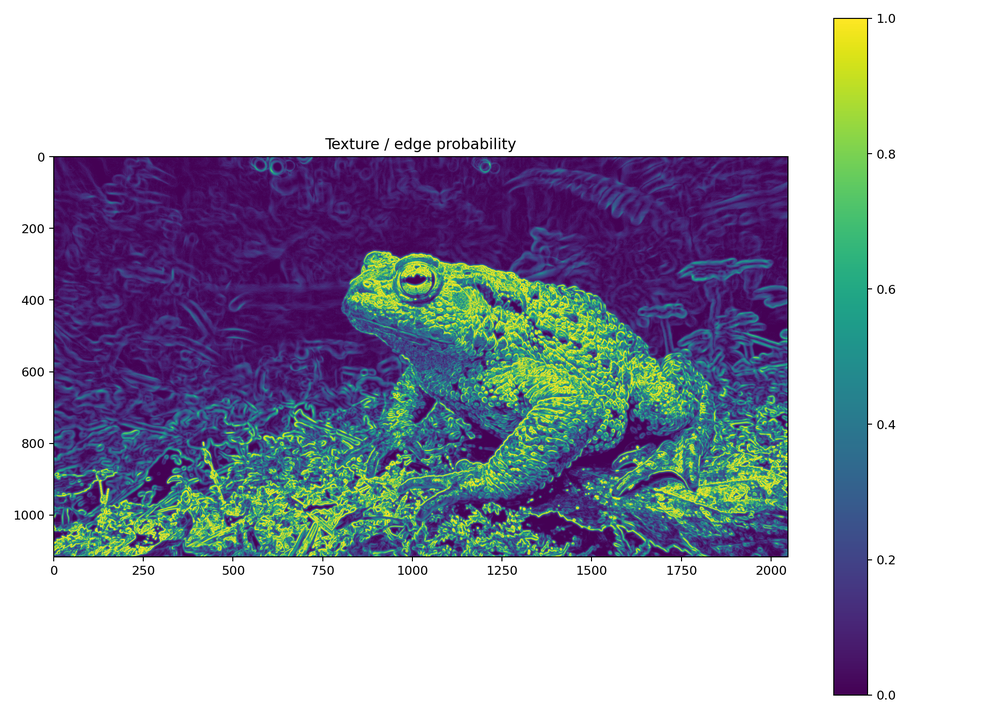
#> input picture example_frog_results/analysis/texture_probability.png, 985 x 716 px, shrunk from 1980 x 1440 before the run
$ python photo_forensics.py example_frog_results/analysis/texture_probability.png
#> lines starting #> are read from the running program, lines starting #| are printed output that depends on the picture; after the words box and inside, x2 and y2 are one past the last pixel; in counts of white or black regions, pixels touching at a corner belong together; long printed decimals are rounded
#!/usr/bin/env python3
from __future__ import annotations

import argparse
import csv
import json
import lzma
import math
import zlib
from pathlib import Path

import numpy as np
from PIL import Image
import matplotlib.pyplot as plt
from scipy.ndimage import gaussian_filter, maximum_filter
from skimage import color
from skimage.filters import sobel
from skimage.filters.rank import entropy as rank_entropy
from skimage.morphology import disk
try:
    import pywt
except Exception:
    pywt = None


def entropy_counts(counts):
    counts = np.asarray(counts, dtype=np.float64)
    counts = counts[counts > 0]
    if not len(counts):
        return 0.0
    p = counts / counts.sum()
    return float(-(p * np.log2(p)).sum())


def entropy_u8(x):
    return entropy_counts(np.bincount(np.asarray(x, dtype=np.uint8).ravel(), minlength=256))


def robust_norm(x, lo=5.0, hi=95.0):
    a, b = np.percentile(x, [lo, hi])
    if b <= a:
        return np.zeros_like(x, dtype=np.float64)
    return np.clip((x - a) / (b - a), 0.0, 1.0)


def robust_sigma(x):
    x = np.asarray(x, dtype=np.float64)
    med = np.median(x)
    return float(np.median(np.abs(x - med)) / 0.6744897501960817)


def local_variance(x, sigma=2.0):
    m = gaussian_filter(x, sigma=sigma, mode="reflect")
    m2 = gaussian_filter(x*x, sigma=sigma, mode="reflect")
    return np.maximum(0.0, m2 - m*m)


def make_texture_maps(luma):
    g = sobel(luma)
    lv = np.sqrt(local_variance(luma, sigma=2.0))
    # Multi-scale high-pass energy.
    hp1 = luma - gaussian_filter(luma, 1.0, mode="reflect")
    hp3 = luma - gaussian_filter(luma, 3.0, mode="reflect")
    e = np.sqrt(gaussian_filter(hp1*hp1, 1.5, mode="reflect")) + 0.5*np.sqrt(
        gaussian_filter(hp3*hp3, 2.5, mode="reflect")
    )
    gn = robust_norm(g)
    vn = robust_norm(lv)
    en = robust_norm(e)
    texture = np.clip(0.50*gn + 0.30*vn + 0.20*en, 0, 1)
    flat = np.clip(1.0 - texture, 0, 1)
    return g, lv, hp1, texture, flat


def save_map(data, path, title, cmap="viridis", symmetric=False):
    plt.figure(figsize=(11, 8))
    if symmetric:
        finite = np.asarray(data)[np.isfinite(data)]
        s = np.percentile(np.abs(finite), 99.5) if finite.size else 1.0
        s = max(float(s), 1e-12)
        plt.imshow(data, cmap=cmap, vmin=-s, vmax=s)
    else:
        plt.imshow(data, cmap=cmap)
    plt.colorbar()
    plt.title(title)
    plt.tight_layout()
    plt.savefig(path, dpi=180)
    plt.close()


def compression_ratio(b, kind):
    if not b:
        return 0.0
    c = zlib.compress(b, 9) if kind == "zlib" else lzma.compress(b, preset=9)
    return len(c) / len(b)


def flat_patch_fft(residual, flat, patch=128, stride=64, min_flat=0.78):
    h, w = residual.shape
    if h < patch or w < patch:
        return None, None, [], 0
    win = np.outer(np.hanning(patch), np.hanning(patch))
    spectra, autocorrs, stats = [], [], []
    for y in range(0, h-patch+1, stride):
        for x in range(0, w-patch+1, stride):
            f = flat[y:y+patch, x:x+patch]
            score = float(np.mean(f))
            if score < min_flat:
                continue
            r = residual[y:y+patch, x:x+patch].astype(np.float64)
            r = r - np.mean(r)
            rms = float(np.sqrt(np.mean(r*r)))
            rr = r * win
            F = np.fft.fft2(rr)
            P = np.abs(F)**2
            total = float(P.sum())
            if total <= 0:
                continue
            P /= total
            spectra.append(np.fft.fftshift(P))
            ac = np.fft.fftshift(np.fft.ifft2(np.abs(F)**2).real)
            mx = float(np.max(np.abs(ac)))
            if mx:
                ac /= mx
            autocorrs.append(ac)
            stats.append((x, y, score, rms, float(np.std(r)), float(np.mean(np.abs(r)))))
    if not spectra:
        return None, None, [], 0
    return np.mean(spectra, axis=0), np.mean(autocorrs, axis=0), stats, len(spectra)


def spectral_entropy(power, dc_radius=3):
    if power is None:
        return float("nan")
    p = power.copy()
    h, w = p.shape
    cy, cx = h//2, w//2
    yy, xx = np.indices(p.shape)
    p[(xx-cx)**2+(yy-cy)**2 <= dc_radius**2] = 0
    p = p.ravel()
    p = p[p > 0]
    if not len(p):
        return 0.0
    p /= p.sum()
    return float(-(p*np.log2(p)).sum()/np.log2(len(p)))


def radial_profile(power):
    h, w = power.shape
    cy, cx = h//2, w//2
    yy, xx = np.indices(power.shape)
    r = np.hypot(xx-cx, yy-cy).astype(np.int32)
    s = np.bincount(r.ravel(), weights=power.ravel())
    n = np.bincount(r.ravel())
    return s/np.maximum(n,1)


def angular_profile(power, bins=180, min_radius=4):
    h,w=power.shape
    cy,cx=h//2,w//2
    yy,xx=np.indices(power.shape)
    dx,dy=xx-cx,yy-cy
    r=np.hypot(dx,dy)
    theta=(np.arctan2(dy,dx)+np.pi)%np.pi
    m=r>=min_radius
    ids=np.floor(theta[m]/np.pi*bins).astype(int)
    ids=np.clip(ids,0,bins-1)
    s=np.bincount(ids,weights=power[m],minlength=bins)
    n=np.bincount(ids,minlength=bins)
    deg=(np.arange(bins)+0.5)*180/bins
    return deg,s/np.maximum(n,1)


def fft_peaks(power, count=50, dc=4):
    if power is None:
        return []
    p=power.copy()
    h,w=p.shape
    cy,cx=h//2,w//2
    yy,xx=np.indices(p.shape)
    p[(xx-cx)**2+(yy-cy)**2<=dc**2]=0
    loc=p==maximum_filter(p,size=5,mode="nearest")
    coords=np.argwhere(loc); vals=p[loc]
    order=np.argsort(vals)[::-1]
    rows=[]
    for i in order[:count]:
        y,x=coords[i]
        dx,dy=int(x-cx),int(y-cy)
        rr=math.hypot(dx,dy)
        per=min(h,w)/rr if rr else float("inf")
        rows.append((dx,dy,float(vals[i]),float(per)))
    return rows


def shift_corr(residual, mask, max_lag=64):
    rows=[]
    for lag in range(1,max_lag+1):
        mh=(mask[:,:-lag] & mask[:,lag:])
        if mh.sum()>100:
            a=residual[:,:-lag][mh]; b=residual[:,lag:][mh]
            hc=float(np.corrcoef(a,b)[0,1]) if a.std() and b.std() else 0.0
        else:
            hc=float("nan")
        mv=(mask[:-lag,:] & mask[lag:,:])
        if mv.sum()>100:
            a=residual[:-lag,:][mv]; b=residual[lag:,:][mv]
            vc=float(np.corrcoef(a,b)[0,1]) if a.std() and b.std() else 0.0
        else:
            vc=float("nan")
        rows.append((lag,hc,vc))
    return rows


def wavelet_energy(x, level=4):
    if pywt is None:
        return []
    ml=pywt.dwtn_max_level(x.shape,"db2")
    level=max(1,min(level,ml))
    coeffs=pywt.wavedec2(x,"db2",level=level)
    energies=[]
    total=float(np.sum(coeffs[0]**2))
    for d in coeffs[1:]:
        total += sum(float(np.sum(c*c)) for c in d)
    ea=float(np.sum(coeffs[0]**2))
    energies.append(("A",level,ea,ea/max(total,1e-30)))
    for i,(ch,cv,cd) in enumerate(coeffs[1:],1):
        scale=level-i+1
        for name,c in [("H",ch),("V",cv),("D",cd)]:
            e=float(np.sum(c*c))
            energies.append((name,scale,e,e/max(total,1e-30)))
    return energies


def main():
    ap=argparse.ArgumentParser()
    ap.add_argument("image")
    ap.add_argument("--output",default="photo_forensics")
    ap.add_argument("--patch",type=int,default=128)
    ap.add_argument("--stride",type=int,default=64)
    ap.add_argument("--flat-threshold",type=float,default=0.78)
    ap.add_argument("--max-lag",type=int,default=64)
    args=ap.parse_args()

    out=Path(args.output); out.mkdir(parents=True,exist_ok=True)

    rgb_u8=np.asarray(Image.open(args.image).convert("RGB"),dtype=np.uint8)
    rgb=rgb_u8.astype(np.float64)/255.0
    h,w,_=rgb.shape
    lab=color.rgb2lab(rgb)
#> lab: shape (716, 985, 3) float64; mean of channels 0, 1, 2 70.8, 4.6, -7.9
    L=lab[...,0]/100.0

    grad,lv,hp,texture,flat=make_texture_maps(L)
#> in robust_norm, `a, b = np.percentile(x, [lo, hi])`: a = 0; b = 0.218
#> in make_texture_maps, `flat = np.clip(1.0 - texture, 0, 1)`:
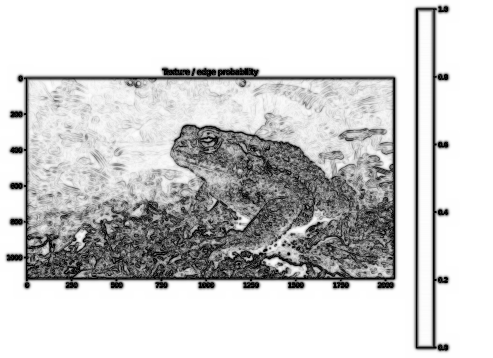
#> flat: shape (716, 985) float64 (shown at 1/2 size); min 0, max 1, mean 0.804

    # Use the smoothest 20% for robust residual estimates.
    cutoff=np.percentile(flat,80)
#> cutoff = 1
    flat_mask=flat>=cutoff
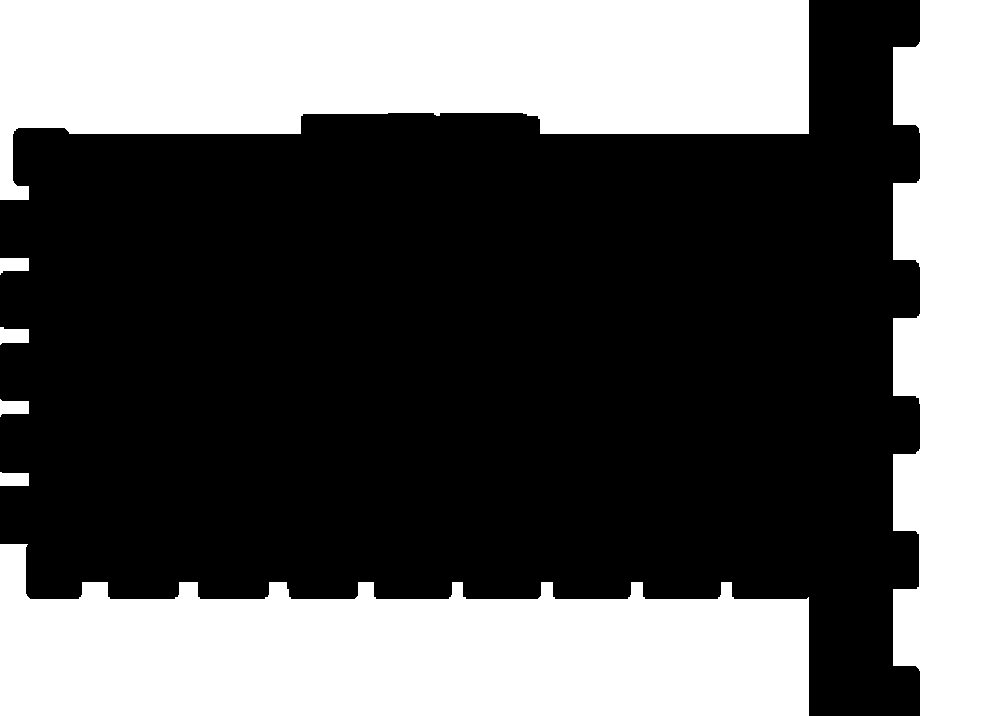
#> flat_mask: shape (716, 985) bool; 37.1% white; 7 white regions, largest, box (x1, y1, x2, y2) and area: (0, 0, 809, 200) 104324, (0, 544, 809, 716) 98344, (893, 0, 985, 716) 57152
    if flat_mask.sum()<1000:
        flat_mask=flat>=np.percentile(flat,70)

    hp_sigma=robust_sigma(hp[flat_mask])
#> in robust_sigma, `med = np.median(x)`: med = 0
#> hp_sigma = 0

    # LAB chroma residual estimates.
    a_hp=lab[...,1]-gaussian_filter(lab[...,1],1.0,mode="reflect")
    b_hp=lab[...,2]-gaussian_filter(lab[...,2],1.0,mode="reflect")
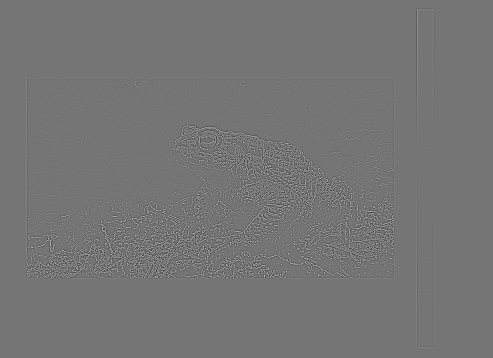
#> b_hp: shape (716, 985) float64 (shown at 1/2 size); min -66.48, max 78.37, mean 0; drawn with min black and max white
    a_sigma=robust_sigma(a_hp[flat_mask])
#> a_sigma = 0
    b_sigma=robust_sigma(b_hp[flat_mask])
#> b_sigma = 0

    power,ac,patch_stats,patch_count=flat_patch_fft(
        hp,flat,args.patch,args.stride,args.flat_threshold
    )
#> after the loop in flat_patch_fft, `for y in range(0, h-patch+1, stride):`:
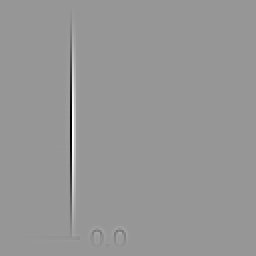
#> rr: shape (128, 128) float64 (shown 2 times larger); min -0.191, max 0.132, mean 0.000114; drawn with min black and max white
#> after the loop in flat_patch_fft, `for y in range(0, h-patch+1, stride):`: autocorrs = 69 items
#> patch_stats = 69 items; patch_count = 69
    if patch_count==0:
        power,ac,patch_stats,patch_count=flat_patch_fft(
            hp,flat,64,32,max(0.60,args.flat_threshold-0.15)
        )

    specH=spectral_entropy(power)
#> in spectral_entropy, `p[(xx-cx)**2+(yy-cy)**2 <= dc_radius**2] = 0`:
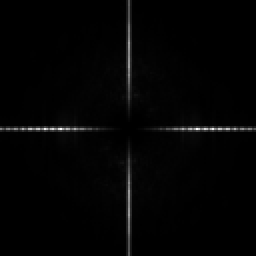
#> p: shape (128, 128) float64 (shown 2 times larger); min 0, max 0.00319, mean 4.95e-05; drawn with min black and max white
#> in spectral_entropy, `p = p.ravel()`: p = 16384 values, max 0.00319 at index 8222, min 0 at index 7872, mean 4.95e-05
#> in spectral_entropy, `p = p[p > 0]`: p = 16355 values, max 0.00319 at index 8211, min 6.95e-07 at index 247, mean 4.96e-05
#> in spectral_entropy, `p /= p.sum()`: p = 16355 values, max 0.00393 at index 8211, min 8.57e-07 at index 247, mean 6.11e-05
#> specH = 0.828
    shifts=shift_corr(hp,flat_mask,args.max_lag)
#> after the loop in shift_corr, `for lag in range(1,max_lag+1):`: rows = 64 items, first 6: (1, 0, 0), (2, 0, 0), (3, 0, 0), (4, 0, 0), (5, 0, 0), (6, 0, 0)
#> shifts has the same summary as rows in shift_corr
    wav=wavelet_energy(hp)
#> in wavelet_energy, `coeffs=pywt.wavedec2(x,"db2",level=level)`: coeffs = 5 items
#> in wavelet_energy, `total=float(np.sum(coeffs[0]**2))`: total = 1
#> the loop in wavelet_energy, `for d in coeffs[1:]:` made 4 passes
#> total on passes 1 to 4: 9.63, 89.31, 716.7, 1817.5
#> after the loop in wavelet_energy, `for d in coeffs[1:]:`: total = 1817.5
#> in wavelet_energy, `ea=float(np.sum(coeffs[0]**2))`: ea = 1
#> the loop in wavelet_energy, `for i,(ch,cv,cd) in enumerate(coeffs[1:],1):` made 4 passes
#> scale on passes 1 to 4: 4, 3, 2, 1
#> after the loop in wavelet_energy, `for i,(ch,cv,cd) in enumerate(coeffs[1:],1):`: energies = 13 items, first 6: ('A', 4, 1, 0.000551), ('H', 4, 3.35, 0.00185), ('V', 4, 2.67, 0.00147), ('D', 4, 2.61, 0.00143), ('H', 3, 30.14, 0.0166), ('V', 3, 21.28, 0.0117)
#> wav has the same summary as energies in wavelet_energy

    # Entropies
    ent={}
    for c,name in enumerate(["R","G","B"]):
        ent[name]=entropy_u8(rgb_u8[...,c])
#> after the loop, ent = {'R': 3.67, 'G': 4.56, 'B': 4.07}
    luma_u8=np.clip(np.rint(L*255),0,255).astype(np.uint8)
    ent["Luma"]=entropy_u8(luma_u8)

    packed=(rgb_u8[...,0].astype(np.uint32)<<16)|(rgb_u8[...,1].astype(np.uint32)<<8)|rgb_u8[...,2].astype(np.uint32)
    _,counts=np.unique(packed,return_counts=True)
    joint=entropy_counts(counts)
#> joint = 6.63

    hpq=np.clip(np.rint((hp-hp.min())/max(hp.max()-hp.min(),1e-12)*255),0,255).astype(np.uint8)
    local_ent=rank_entropy(hpq,disk(5))

    hp_rgb=rgb-gaussian_filter(rgb,sigma=(1.0,1.0,0),mode="reflect")
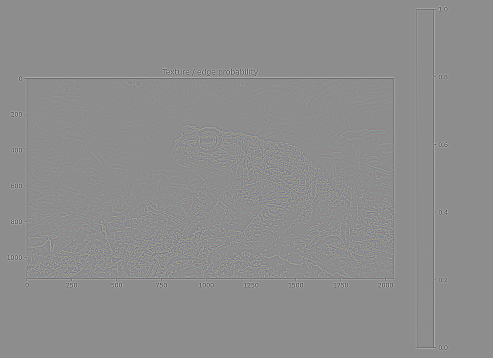
#> hp_rgb: shape (716, 985, 3) float64 (shown at 1/2 size); mean R, G, B -6.19e-18, -5.21e-18, -7.74e-18; drawn with min black and max white
    residual_corr=np.corrcoef(hp_rgb[flat_mask].reshape(-1,3).T)
#> residual_corr = [[nan, nan, nan], [nan, nan, nan], [nan, nan, nan]]

    save_map(texture,out/"texture_probability.png","Texture / edge probability")
    save_map(flat,out/"flat_probability.png","Smooth-region probability")
    save_map(grad,out/"gradient_magnitude.png","Luminance gradient magnitude")
    save_map(lv,out/"local_variance.png","Local luminance standard deviation")
    save_map(hp,out/"highpass_residual.png","Luminance high-pass residual",cmap="seismic",symmetric=True)
    save_map(local_ent,out/"local_entropy.png","Local entropy of normalized high-pass residual")

    if power is not None:
        save_map(np.log1p(power/max(float(np.median(power)),1e-30)),out/"flat_patch_fft.png","Average normalized FFT of smooth patches",cmap="gray")
        save_map(ac,out/"flat_patch_autocorrelation.png","Average autocorrelation of smooth-patch residual",cmap="seismic",symmetric=True)
#> in save_map (call 8), `finite = np.asarray(data)[np.isfinite(data)]`: finite = 16384 values, max 1 at index 8256, min -0.000282 at index 7999, mean 0.0824
#> in save_map (call 8), `s = np.percentile(np.abs(finite), 99.5) if finite.size else 1.0`: s = 0.351
#> in save_map (call 8), `plt.savefig(path, dpi=180)`:
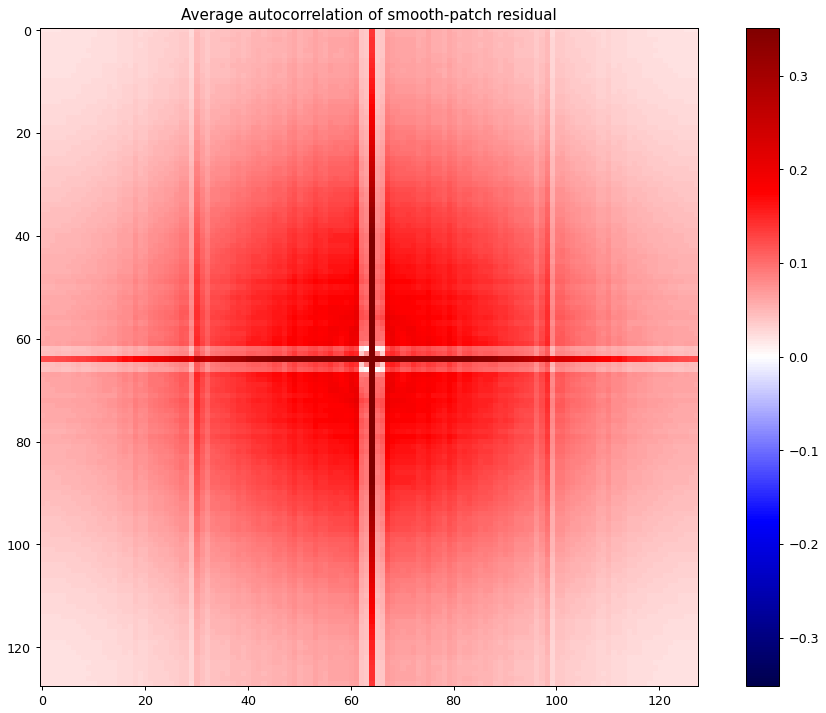
#> figure drawn by matplotlib, 2 panels

        rp=radial_profile(power)
#> in radial_profile, `s = np.bincount(r.ravel(), weights=power.ravel())`: s = 91 values, max 0.106 at index 1, min 1.54e-06 at index 90, mean 0.011
#> in radial_profile, `n = np.bincount(r.ravel())`: n = 91 values, max 400 at index 63, min 1 at index 0, mean 180
#> rp = 91 values, max 0.0824 at index 0, min 1.29e-06 at index 87, mean 0.0011
        with open(out/"radial_power.csv","w",newline="") as fh:
            wr=csv.writer(fh); wr.writerow(["radius_bin","mean_power"]); wr.writerows(enumerate(rp))

        deg,ang=angular_profile(power)
#> in angular_profile, `ids=np.floor(theta[m]/np.pi*bins).astype(int)`: ids = 16339 values, max 179 at index 8167, min 0 at index 8052, mean 88.85
#> in angular_profile, `s=np.bincount(ids,weights=power[m],minlength=bins)`: s = 180 values, max 0.176 at index 0, min 0.00041 at index 134, mean 0.00451
#> in angular_profile, `n=np.bincount(ids,minlength=bins)`: n = 180 values, max 203 at index 45, min 13 at index 89, mean 90.77
#> in angular_profile, `deg=(np.arange(bins)+0.5)*180/bins`: deg = 180 values from 0.5 to 179.5
#> deg = 180 values from 0.5 to 179.5; ang = 180 values, max 0.00131 at index 0, min 5.12e-06 at index 134, mean 5.03e-05
        with open(out/"angular_power.csv","w",newline="") as fh:
            wr=csv.writer(fh); wr.writerow(["angle_deg","mean_power"]); wr.writerows(zip(deg,ang))
        plt.figure(figsize=(11,6)); plt.plot(deg,ang)
        plt.xlabel("Orientation (degrees)"); plt.ylabel("Mean power"); plt.title("Smooth-patch spectral anisotropy")
        plt.tight_layout(); plt.savefig(out/"angular_power.png",dpi=180); plt.close()

        pk=fft_peaks(power)
#> in fft_peaks, `coords = np.argwhere(loc)`: coords = 253 pairs, first value 0 to 127, second value 0 to 127
#> in fft_peaks, `vals = p[loc]`: vals = 253 values, max 0.00319 at index 123, min 0 at index 114, mean 0.000315
#> in fft_peaks, `order=np.argsort(vals)[::-1]`: order = 253 values, max 252 at index 246, min 0 at index 245, mean 126
#> the loop in fft_peaks, `for i in order[:count]:` made 50 passes
#> (i, y, x, dx, dy, rr, per) on passes 1 to 8: (123, 64, 30, -34, 0, 34, 3.76), (135, 64, 98, 34, 0, 34, 3.76), (137, 64, 106, 42, 0, 42, 3.05), (121, 64, 22, -42, 0, 42, 3.05), (122, 64, 26, -38, 0, 38, 3.37), (136, 64, 102, 38, 0, 38, 3.37), (120, 64, 19, -45, 0, 45, 2.84), (138, 64, 109, 45, 0, 45, 2.84)
#> after the loop in fft_peaks, `for i in order[:count]:`: rows = 50 items, first 6: (-34, 0, 0.00319, 3.76), (34, 0, 0.00319, 3.76), (42, 0, 0.00301, 3.05), (-42, 0, 0.00301, 3.05), (-38, 0, 0.00273, 3.37), (38, 0, 0.00273, 3.37)
#> pk has the same summary as rows in fft_peaks
        with open(out/"spectral_peaks.csv","w",newline="") as fh:
            wr=csv.writer(fh); wr.writerow(["rank","dx","dy","power","approx_period_px"])
            for i,row in enumerate(pk,1): wr.writerow([i,*row])
#> this loop made 50 passes
    else:
        pk=[]

    with open(out/"shift_correlations.csv","w",newline="") as fh:
        wr=csv.writer(fh); wr.writerow(["lag_px","horizontal_corr","vertical_corr"]); wr.writerows(shifts)

    with open(out/"wavelet_energy.csv","w",newline="") as fh:
        wr=csv.writer(fh); wr.writerow(["band","scale","energy","energy_fraction"]); wr.writerows(wav)

    with open(out/"patch_statistics.csv","w",newline="") as fh:
        wr=csv.writer(fh); wr.writerow(["x","y","mean_flat_probability","residual_rms","residual_std","mean_abs_residual"])
        wr.writerows(patch_stats)

    metrics={
        "image":args.image,
        "width":w,"height":h,
        "distinct_rgb_colors":int(len(np.unique(rgb_u8.reshape(-1,3),axis=0))),
        "entropy_bits":ent,
        "joint_rgb_entropy_bits_per_pixel":joint,
        "flat_mask_fraction":float(flat_mask.mean()),
        "estimated_luma_highpass_sigma_0to1":hp_sigma,
        "estimated_lab_a_highpass_sigma":a_sigma,
        "estimated_lab_b_highpass_sigma":b_sigma,
        "normalized_spectral_entropy":specH,
        "accepted_flat_fft_patches":patch_count,
        "flat_residual_channel_correlation":residual_corr.tolist(),
        "rgb_zlib_ratio":compression_ratio(rgb_u8.tobytes(),"zlib"),
        "rgb_lzma_ratio":compression_ratio(rgb_u8.tobytes(),"lzma"),
        "mean_texture_probability":float(texture.mean()),
        "mean_flat_probability":float(flat.mean()),
    }
    with open(out/"metrics.json","w") as fh:
        json.dump(metrics,fh,indent=2)

    with open(out/"report.txt","w") as fh:
        fh.write("FROG PHOTO FORENSICS REPORT\n"+"="*72+"\n\n")
        fh.write(f"Image: {args.image}\nResolution: {w} x {h}\n")
        fh.write(f"Distinct RGB colors: {metrics['distinct_rgb_colors']:,}\n\n")
        fh.write("ENTROPY\n"+"-"*72+"\n")
        for k,v in ent.items(): fh.write(f"{k}: {v:.8f} bits/sample\n")
#> this loop made 4 passes
#> (k, v) on passes 1 to 4: ('R', 3.67), ('G', 4.56), ('B', 4.07), ('Luma', 4.38)
        fh.write(f"Joint RGB: {joint:.8f} bits/pixel\n\n")
        fh.write("ROBUST SMOOTH-REGION RESIDUAL ESTIMATES\n"+"-"*72+"\n")
        fh.write(f"Luma high-pass sigma [0..1]: {hp_sigma:.10f}\n")
        fh.write(f"LAB a* high-pass sigma: {a_sigma:.8f}\n")
        fh.write(f"LAB b* high-pass sigma: {b_sigma:.8f}\n")
        fh.write(f"Smoothest-mask fraction: {flat_mask.mean():.4%}\n")
        fh.write(f"Accepted FFT patches: {patch_count}\n")
        fh.write(f"Normalized spectral entropy: {specH:.8f}\n\n")
        fh.write("FLAT-REGION RGB HIGH-PASS CORRELATION\n"+"-"*72+"\n")
        fh.write(np.array2string(residual_corr,precision=8))
        fh.write("\n\nTOP FFT CANDIDATES\n"+"-"*72+"\n")
        for i,(dx,dy,pwr,per) in enumerate(pk[:20],1):
            fh.write(f"{i:02d}: dx={dx:+4d} dy={dy:+4d} period~{per:.4f}px power={pwr:.10e}\n")
#> this loop made 20 passes
        fh.write("\nInterpretation warning: strong peaks are generic spectral candidates, not source/provenance identification.\n")

    print(f"Done: {out}")
    print(f"Resolution: {w}x{h}")
#| Resolution: 985x716
    print(f"Estimated smooth-region luma high-pass sigma: {hp_sigma:.6f}")
#| Estimated smooth-region luma high-pass sigma: 0
    print(f"Accepted flat FFT patches: {patch_count}")
#| Accepted flat FFT patches: 69
    print(f"Spectral entropy: {specH:.6f}")
#| Spectral entropy: 0.8279


if __name__=="__main__":
    main()
